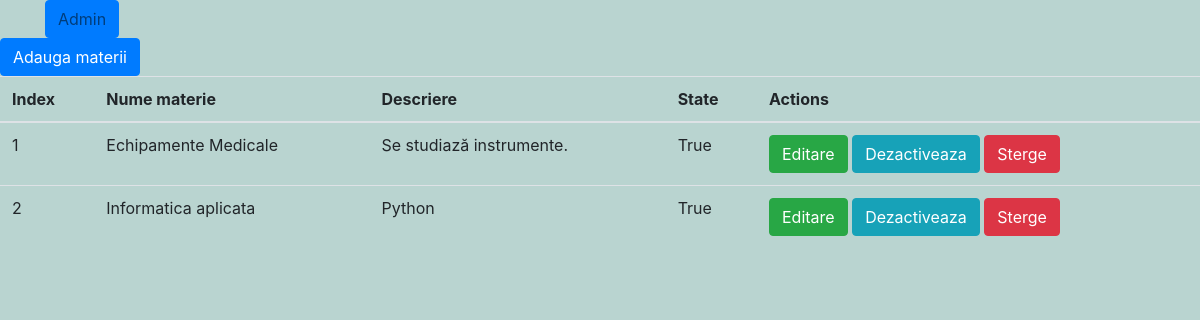
Before: /materie/ with the older database file.
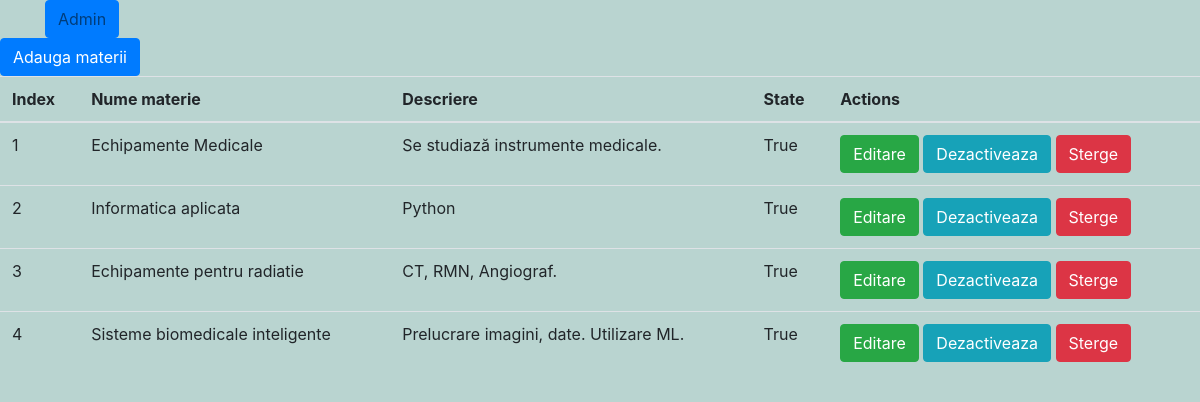
After: the same page with the newer database file.
### etapa1/models.py (models this page shows, shortened)
class Materie(models.Model):
    nume = models.CharField(max_length=50)
    descriere = models.TextField(max_length=100)
    active=models.BooleanField(default=True)
    created_at=models.DateTimeField(auto_now_add=True, blank=True)
    updated_at=models.DateTimeField(auto_now=True, blank=True)

### etapa1/views.py (the view)
# urls.py: path('', views.MaterieView.as_view(), name='lista_materii'),
class MaterieView(ListView):
    model=Materie
    template_name = 'etapa1/materie_index.html'
    context_object_name = 'lista_materii'

### templates/etapa1/materie_index.html (shortened to what this page needs)
{% extends 'base.html' %}
{% block content %}
    <a class="btn btn-primary" href="{% url 'etapa1:adaugare' %}">Adauga materii</a>
    <table class="table">
    <thead>
    <tr>
        <th>Index</th>
        <th>Nume materie</th>
        <th>Descriere</th>
        <th>State</th>
        <th>Actions</th>
    </tr>
    </thead>
    <tbody>
        {% for item in lista_materii %}
            <tr>
                <td>{{ forloop.counter }}</td>
                <td>{{ item.nume }}</td>
                <td>{{ item.descriere }}</td>
                <td>{{ item.active }}</td>
                <td>
                    <a class="btn btn-success" href="{% url 'etapa1:modifica' item.id %}">Editare</a>
                    {% if item.active is True %}
                       <a class="btn btn-info" href="{% url 'etapa1:dezactiveaza' item.id  %}">Dezactiveaza</a>
                    {% endif %}
                    <a class="btn btn-danger" href="{% url 'etapa1:stergere' item.id %}">Sterge</a>
                </td>
            </tr>
        {% endfor %}
    </tbody>
    </table>
{% endblock %}

Changed rows visible on the page:
changed Materie "Echipamente Medicale": descriere "Se studiază instrumente." → "Se studiază instrumente medicale."
added Materie: nume "Echipamente pentru radiatie", descriere "CT, RMN, Angiograf.", active "True", shows "Dezactiveaza"
added Materie: nume "Sisteme biomedicale inteligente", descriere "Prelucrare imagini, date. Utilizare ML.", active "True", shows "Dezactiveaza"
